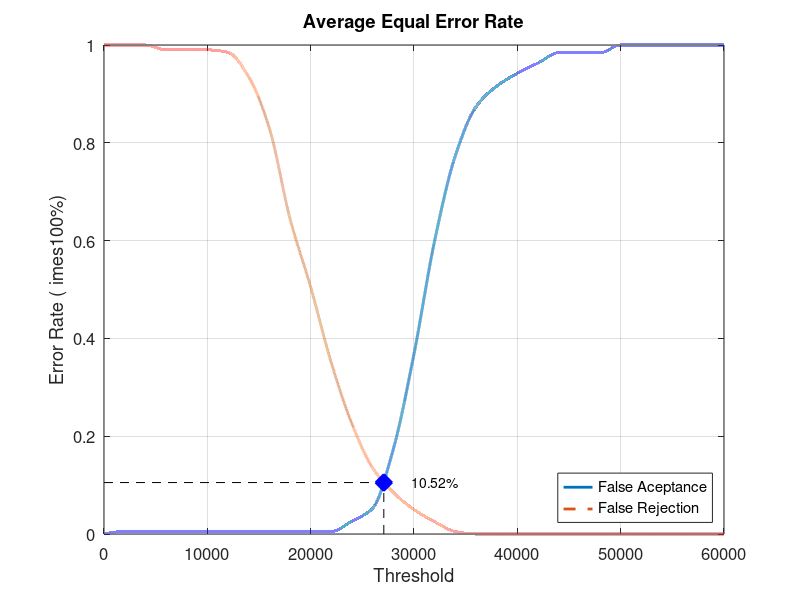
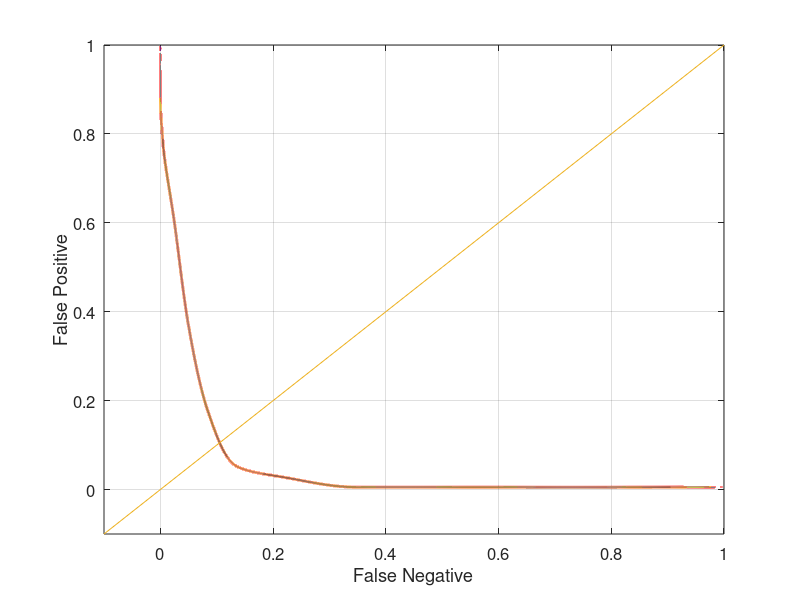

Write the MATLAB code that produced these figures, in order.
close all;
clear;
clc;
x = 0:2000:60000;
xq = 0:0.5:60000;

y0 = [0 0.00526316 0.00526316 0.00526316 0.00526316 0.00526316 0.00526316 0.00526316 0.00526316 0.00526316 0.00526316 0.00526316 0.0263158 0.0526316 0.173684 0.368421 0.6 0.773684 0.873684 0.915789 0.942105 0.963158 0.984211 0.984211 0.984211 1 1 1 1 1 1]
yy0 = interp1(x, y0, xq, 'pchip');
y1 = [1 1 1 0.99 0.99 0.99 0.985 0.935 0.83 0.645 0.505 0.35 0.225 0.135 0.085 0.05 0.025 0.005 0 0 0 0 0 0 0 0 0 0 0 0 0]
yy1 = interp1(x, y1, xq, 'pchip');

% Calculating EER: 
y2 = abs(y0 - y1);
find(y2 == min(y2))
yy2 = abs(yy0 - yy1);
xEER = find(yy2 == min(yy2));
xEERIndex = xq(xEER) % X-axis EER
yEER = yy0(xEER) % Y-axis EER

main = figure
plot(xq, yy0,'-','LineWidth', 2);	hold on
plot(xq, yy1,'--','LineWidth', 2);	hold on
plot([xEERIndex xEERIndex], [0 yEER], 'k--');	hold on
plot([0 xEERIndex], [yEER yEER], 'k--');	hold on
plot(xEERIndex, yEER, 'bx', 'LineWidth', 10);	hold on
text(xEERIndex + 10 * xEERIndex / 100, yEER, [num2str(round((10000 * yEER)) / 100) '%'])
legend('False Aceptance', 'False Rejection', 'Location', 'SouthEast')
xlabel('Threshold')
ylabel('Error Rate (	imes100%)')
title('Average Equal Error Rate')
set(gca, 'FontSize', 12)
axis([0 60000 0 1])
grid on

print(main, 'Database3_4Main', '-dpng');
FNRxFPR = figure('Color', [1 1 1]);
plot(yy1, yy0, '-', yy1, yy0, 'LineWidth', 2);
hold on
y = -0.1:0.1:1
plot(y, y); 
set(gca, 'FontSize', 12)
xlabel('False Negative')
ylabel('False Positive')
axis([-0.1 1 -0.1 1])
set(gca, 'FontSize', 12)
grid on

print(FNRxFPR, 'Database3_4FNRxFPR','-dpng');
